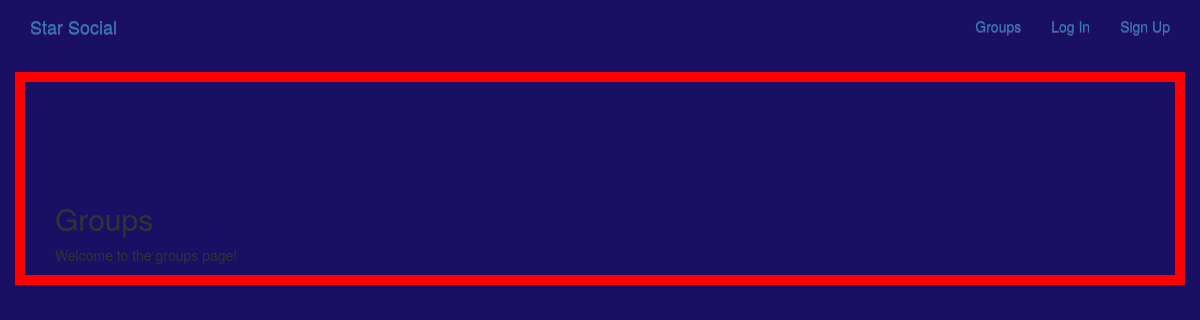
The page /groups/ on the database as committed earlier.
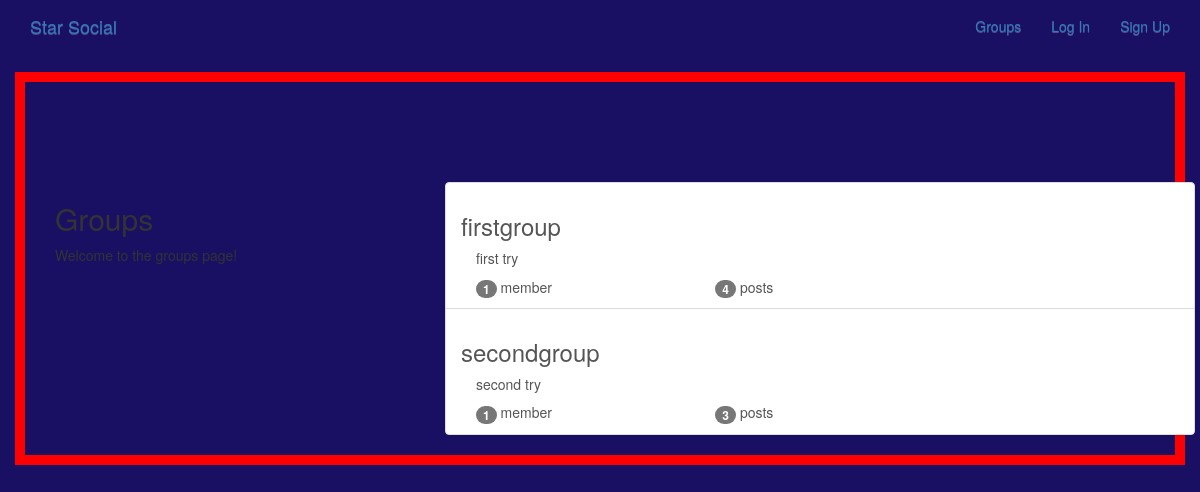
The same page on the database as committed later.
### groups/models.py (models this page shows, shortened)
class Group(models.Model):
    name = models.CharField(max_length=255, unique=True)
    slug = models.SlugField(allow_unicode=True, unique=True)
    description = models.TextField(blank=True, default='')
    description_html = models.TextField(blank=True, default='', editable=False)
    members = models.ManyToManyField(User, through="GroupMember")
    class Meta:
        ordering = ['name']

### groups/views.py (the view)
# urls.py: path('', views.ListGroup.as_view(), name='all'),
class ListGroup(generic.ListView):
    model = Group

### groups/templates/groups/group_list.html (shortened to what this page needs)
{% extends "groups/group_base.html"%}
{% block pregroup%}
  <div class="col-md-4">
    <div class="content">
      <h2>Groups</h2>
      <p>Welcome to the groups page!</p>
    </div>
  </div>
{% endblock %}
{% block group_content %}
  <div class="col-md-8">
    <div class="list-group">
      {% for group in object_list %}
        <a class="list-group-item" href="{% url 'groups:single' slug=group.slug %}">
          <h3 class="title list-gropu-item-heading">{{ group.name }}</h3>
          <div class="list-group-item-text container-fluid">
            {{ group.description_html|safe }}
            <div class="row">
              <div class="col-md-4">
                <span class="badge">{{ group.members.count }}</span>
                member{{ group.members.count|pluralize }}
              </div>
              <div class="col-md-4">
                <span class="badge">{{ group.posts.count }}</span>
                post{{ group.posts.count|pluralize}}
              </div>
            </div>
          </div>
        </a>
      {% endfor %}
    </div>
  </div>
{% endblock %}

Rows that differ between the two databases and show on the page:
added Group: name "firstgroup", description_html "first try", members.count "1", posts.count "4"
added Group: name "secondgroup", description_html "second try", members.count "1", posts.count "3"
